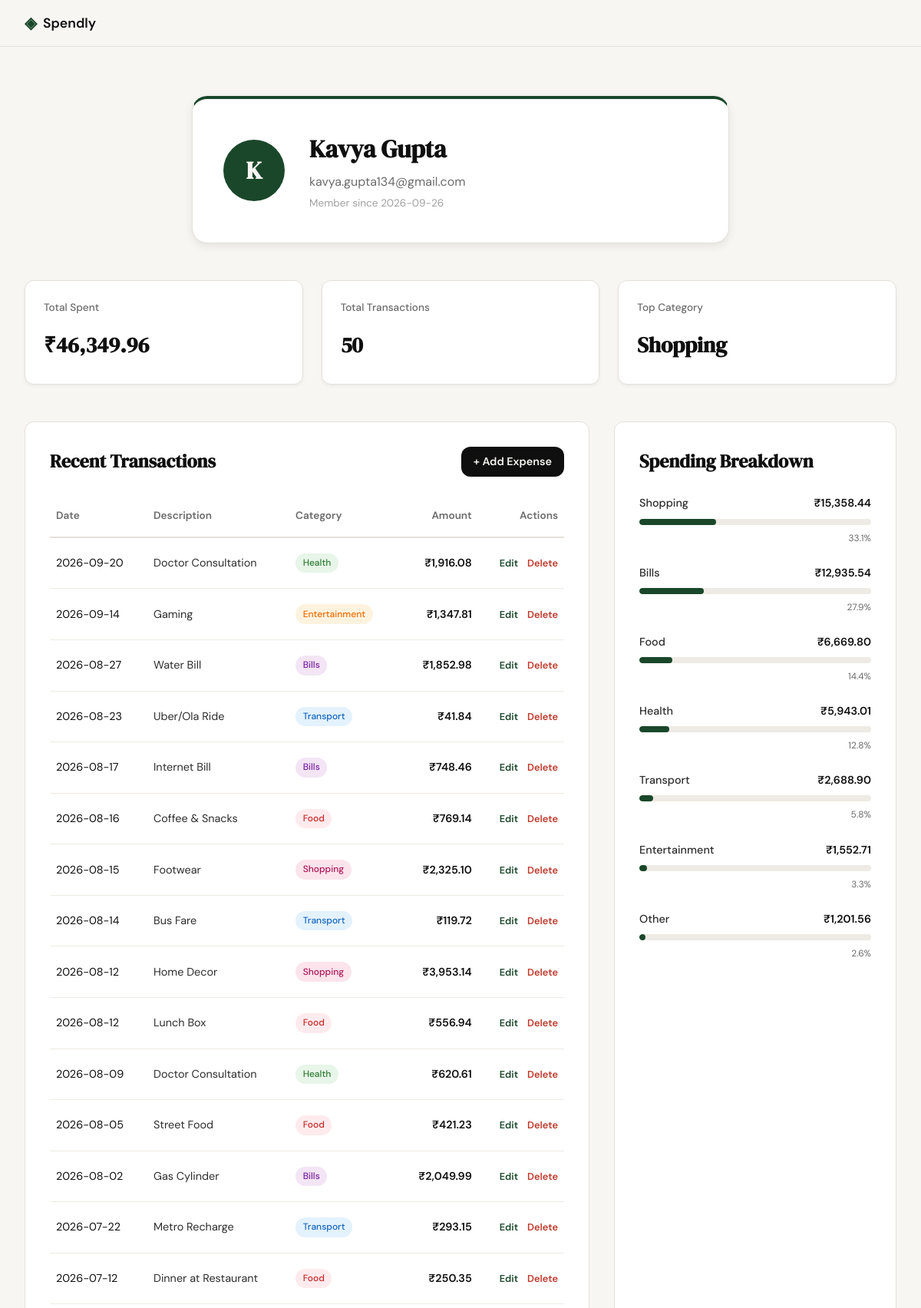
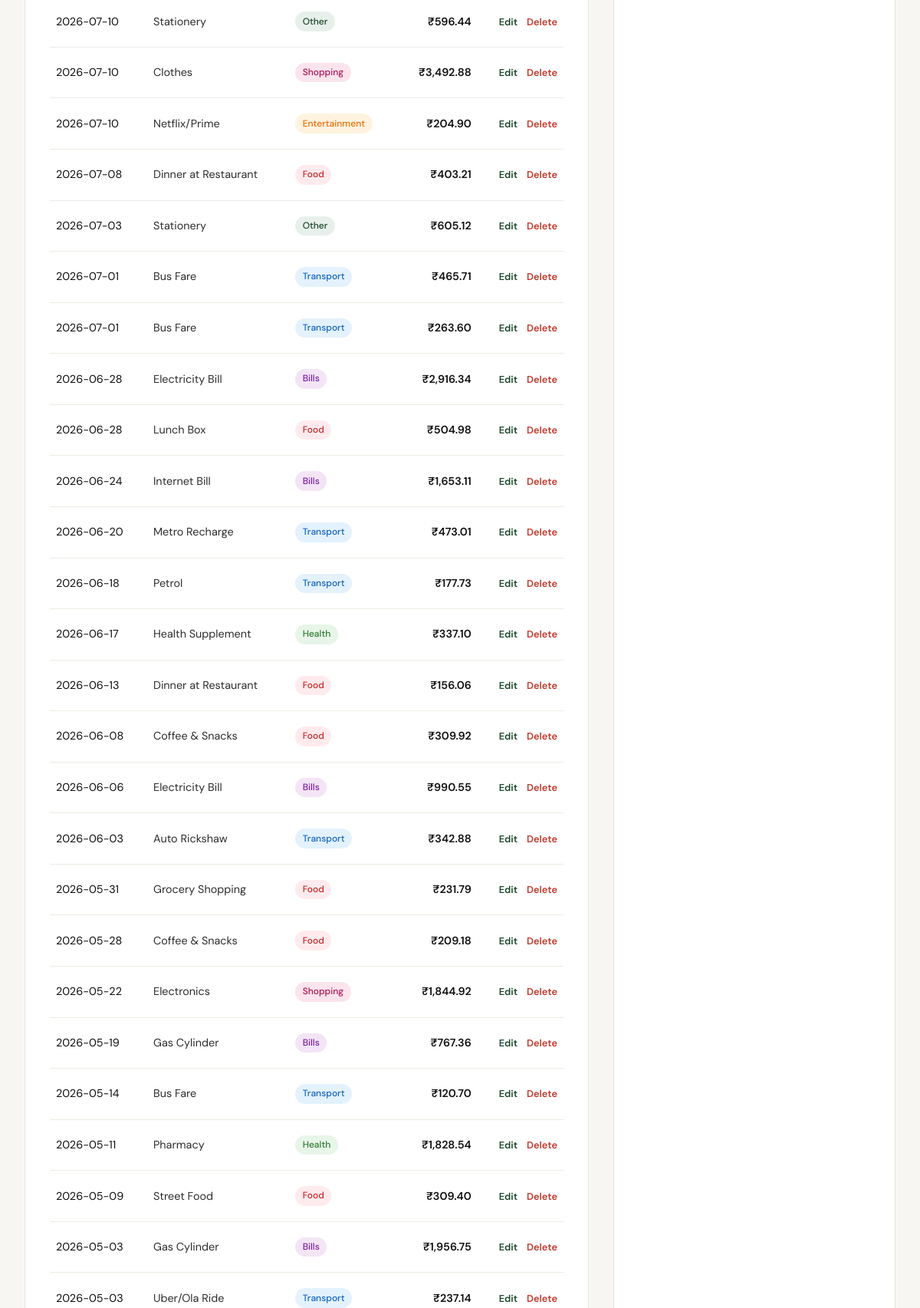
Screenshot of /profile (signed in, upper part) with the database file from the repository (2 pictures, top to bottom).
### tables this page shows
CREATE TABLE users (
                id INTEGER PRIMARY KEY AUTOINCREMENT,
                name TEXT NOT NULL,
                email TEXT UNIQUE NOT NULL,
                password_hash TEXT NOT NULL,
                created_at TEXT DEFAULT (datetime('now'))
            );

CREATE TABLE expenses (
                id INTEGER PRIMARY KEY AUTOINCREMENT,
                user_id INTEGER NOT NULL,
                amount REAL NOT NULL,
                category TEXT NOT NULL,
                date TEXT NOT NULL,
                description TEXT,
                created_at TEXT DEFAULT (datetime('now')),
                FOREIGN KEY (user_id) REFERENCES users (id) ON DELETE CASCADE
            );

### app.py (the view)
@app.route("/profile")
def profile():
    if not session.get("user_id"):
        return redirect(url_for("login"))
    user_id = session["user_id"]
    user = get_user_profile(user_id)
    summary = get_spending_summary(user_id)
    expenses = get_user_expenses(user_id)
    breakdown = get_category_breakdown(user_id)
    return render_template("profile.html",
                           user=user,
                           summary=summary,
                           expenses=expenses,
                           breakdown=breakdown)

### app.py (called while the page is built)
@app.context_processor
def inject_user():
    user_id = session.get("user_id")
    if user_id:
        user = get_user_by_id(user_id)
        return dict(current_user=user)
    return dict(current_user=None)

### database/db.py (called while the page is built)
def get_db():
    conn = sqlite3.connect(DATABASE_PATH)
    conn.row_factory = sqlite3.Row
    conn.execute('PRAGMA foreign_keys = ON')
    return conn

def get_user_by_id(user_id):
    with get_db() as conn:
        return conn.execute('SELECT * FROM users WHERE id = ?', (user_id,)).fetchone()

def get_user_profile(user_id):
    with get_db() as conn:
        return conn.execute('SELECT * FROM users WHERE id = ?', (user_id,)).fetchone()

def get_user_expenses(user_id):
    with get_db() as conn:
        return conn.execute(
            'SELECT * FROM expenses WHERE user_id = ? ORDER BY date DESC',
            (user_id,)
        ).fetchall()

def get_spending_summary(user_id):
    with get_db() as conn:
        summary = conn.execute(
            'SELECT SUM(amount) as total, COUNT(*) as count FROM expenses WHERE user_id = ?',
            (user_id,)
        ).fetchone()
        top_cat = conn.execute(
            'SELECT category, SUM(amount) as total FROM expenses WHERE user_id = ? GROUP BY category ORDER BY total DESC LIMIT 1',
            (user_id,)
        ).fetchone()
        return {
            "total_spent": summary["total"] or 0,
            "total_transactions": summary["count"] or 0,
            "top_category": top_cat["category"] if top_cat else "None"
        }

def get_category_breakdown(user_id):
    with get_db() as conn:
        total_spent = conn.execute(
            'SELECT SUM(amount) FROM expenses WHERE user_id = ?',
            (user_id,)
        ).fetchone()[0] or 0
        breakdown = conn.execute(
            'SELECT category, SUM(amount) as total FROM expenses WHERE user_id = ? GROUP BY category ORDER BY total DESC',
            (user_id,)
        ).fetchall()
        results = []
        for row in breakdown:
            results.append({
                "category": row["category"],
                "amount": row["total"],
                "percentage": (row["total"] / total_spent * 100) if total_spent > 0 else 0
            })
        return results

### templates/profile.html (shortened to what this page needs)
{% extends "base.html" %}
{% block content %}
<div class="profile-container">
    <div class="profile-header">
        <div class="profile-card">
            <div class="profile-avatar-large">{{ user['name'][0] | upper }}</div>
            <div class="profile-user-info">
                <h1 class="profile-name">{{ user['name'] }}</h1>
                <p class="profile-email">{{ user['email'] }}</p>
                <p class="profile-joined">Member since {{ user['created_at'][:10] }}</p>
            </div>
        </div>
    </div>
    <div class="summary-grid">
        <div class="stat-card">
            <span class="stat-label">Total Spent</span>
            <span class="stat-value">₹{{ "{:,.2f}".format(summary['total_spent']) }}</span>
        </div>
        <div class="stat-card">
            <span class="stat-label">Total Transactions</span>
            <span class="stat-value">{{ summary['total_transactions'] }}</span>
        </div>
        <div class="stat-card">
            <span class="stat-label">Top Category</span>
            <span class="stat-value">{{ summary['top_category'] }}</span>
        </div>
    </div>
    <div class="dashboard-layout">
        <div class="history-section">
            <div style="display: flex; justify-content: space-between; align-items: center; margin-bottom: 1.5rem;">
                <h2 class="section-title" style="margin-bottom: 0;">Recent Transactions</h2>
                <a href="{{ url_for('add_expense') }}" class="btn-primary" style="padding: 0.5rem 1rem; font-size: 0.9rem;">+ Add Expense</a>
            </div>
            {% if expenses %}
            <div class="table-wrapper">
                <table class="expenses-table">
                    <thead>
                        <tr>
                            <th>Date</th>
                            <th>Description</th>
                            <th>Category</th>
                            <th class="text-right">Amount</th>
                            <th class="text-right">Actions</th>
                        </tr>
                    </thead>
                    <tbody>
                        {% for expense in expenses %}
                        <tr>
                            <td>{{ expense['date'] }}</td>
                            <td class="desc-cell">{{ expense['description'] or 'No description' }}</td>
                            <td>
                                <span class="category-pill pill-{{ expense['category'] | lower }}">
                                    {{ expense['category'] }}
                                </span>
                            </td>
                            <td class="text-right amount-cell">₹{{ "{:,.2f}".format(expense['amount']) }}</td>
                            <td class="text-right">
                                <a href="{{ url_for('edit_expense', id=expense['id']) }}" title="Edit" style="margin-right: 8px; color: var(--accent); font-weight: 600; font-size: 0.8rem;">Edit</a>
                                <a href="{{ url_for('delete_expense', id=expense['id']) }}" title="Delete" style="color: var(--danger); font-weight: 600; font-size: 0.8rem;" onclick="return confirm('Are you sure you want to delete this expense?')">Delete</a>
                            </td>
                        </tr>
                        {% endfor %}
                    </tbody>
                </table>
            </div>
            {% else %}
            <div class="empty-state">
                <span class="empty-state-icon">◈</span>
                <span class="empty-state-text">No transactions found. Start tracking your expenses!</span>
                <a href="{{ url_for('add_expense') }}" class="empty-state-cta">Add First Expense</a>
            </div>
            {% endif %}
        </div>
        <div class="breakdown-section">
            <h2 class="section-title">Spending Breakdown</h2>
            {% if breakdown %}
            <div class="breakdown-list">
                {% for item in breakdown %}
                <div class="breakdown-item">
                    <div class="breakdown-info">
                        <span class="breakdown-cat">{{ item['category'] }}</span>
                        <span class="breakdown-amt">₹{{ "{:,.2f}".format(item['amount']) }}</span>
                    </div>
                    <div class="progress-bar-container">
                        <div class="progress-bar" style="width: {{ item['percentage'] }}%"></div>
                    </div>
                    <span class="breakdown-pct">{{ "{:.1f}%".format(item['percentage']) }}</span>
                </div>
                {% endfor %}
            </div>
            {% else %}
            <div class="empty-state">
                <span class="empty-state-icon">◈</span>
                <span class="empty-state-text">No spending data available.</span>
                <a href="{{ url_for('add_expense') }}" class="empty-state-cta">Add First Expense</a>
            </div>
            {% endif %}
        </div>
    </div>
</div>
{% endblock %}

### rows the page displays
users: name "K", name "Kavya Gupta", email "kavya.gupta134@gmail.com", created_at "2026-09-26"
expenses: date "2026-09-20", description "Doctor Consultation", category "Health", amount "1,916.08"
expenses: date "2026-09-14", description "Gaming", category "Entertainment", amount "1,347.81"
expenses: date "2026-08-27", description "Water Bill", category "Bills", amount "1,852.98"
expenses: date "2026-08-23", description "Uber/Ola Ride", category "Transport", amount "41.84"
expenses: date "2026-08-17", description "Internet Bill", category "Bills", amount "748.46"
expenses: date "2026-08-16", description "Coffee & Snacks", category "Food", amount "769.14"
expenses: date "2026-08-15", description "Footwear", category "Shopping", amount "2,325.10"
expenses: date "2026-08-14", description "Bus Fare", category "Transport", amount "119.72"
expenses: date "2026-08-12", description "Home Decor", category "Shopping", amount "3,953.14"
expenses: date "2026-08-12", description "Lunch Box", category "Food", amount "556.94"
expenses: date "2026-08-09", description "Doctor Consultation", category "Health", amount "620.61"
expenses: date "2026-08-05", description "Street Food", category "Food", amount "421.23"
expenses: date "2026-08-02", description "Gas Cylinder", category "Bills", amount "2,049.99"
expenses: date "2026-07-22", description "Metro Recharge", category "Transport", amount "293.15"
expenses: date "2026-07-12", description "Dinner at Restaurant", category "Food", amount "250.35"
expenses: date "2026-07-10", description "Stationery", category "Other", amount "596.44"
expenses: date "2026-07-10", description "Clothes", category "Shopping", amount "3,492.88"
expenses: date "2026-07-10", description "Netflix/Prime", category "Entertainment", amount "204.90"
expenses: date "2026-07-08", description "Dinner at Restaurant", category "Food", amount "403.21"
expenses: date "2026-07-03", description "Stationery", category "Other", amount "605.12"
expenses: date "2026-07-01", description "Bus Fare", category "Transport", amount "465.71"
expenses: date "2026-07-01", description "Bus Fare", category "Transport", amount "263.60"
expenses: date "2026-06-28", description "Electricity Bill", category "Bills", amount "2,916.34"
expenses: date "2026-06-28", description "Lunch Box", category "Food", amount "504.98"
expenses: date "2026-06-24", description "Internet Bill", category "Bills", amount "1,653.11"
expenses: date "2026-06-20", description "Metro Recharge", category "Transport", amount "473.01"
expenses: date "2026-06-18", description "Petrol", category "Transport", amount "177.73"
expenses: date "2026-06-17", description "Health Supplement", category "Health", amount "337.10"
expenses: date "2026-06-13", description "Dinner at Restaurant", category "Food", amount "156.06"
expenses: date "2026-06-08", description "Coffee & Snacks", category "Food", amount "309.92"
expenses: date "2026-06-06", description "Electricity Bill", category "Bills", amount "990.55"
expenses: date "2026-06-03", description "Auto Rickshaw", category "Transport", amount "342.88"
expenses: date "2026-05-31", description "Grocery Shopping", category "Food", amount "231.79"
expenses: date "2026-05-28", description "Coffee & Snacks", category "Food", amount "209.18"
expenses: date "2026-05-22", description "Electronics", category "Shopping", amount "1,844.92"
expenses: date "2026-05-19", description "Gas Cylinder", category "Bills", amount "767.36"
expenses: date "2026-05-14", description "Bus Fare", category "Transport", amount "120.70"
expenses: date "2026-05-11", description "Pharmacy", category "Health", amount "1,828.54"
expenses: date "2026-05-09", description "Street Food", category "Food", amount "309.40"
expenses: date "2026-05-03", description "Gas Cylinder", category "Bills", amount "1,956.75"
expenses: date "2026-05-03", description "Uber/Ola Ride", category "Transport", amount "237.14"

### other values shown
{{ "{:,.2f}".format(summary['total_spent']) }} "46,349.96"
{{ summary['total_transactions'] }} "50"
{{ summary['top_category'] }} "Shopping"
{{ item['category'] }} "Shopping" "Bills" "Food" "Health" "Transport" "Entertainment" "Other"
{{ "{:,.2f}".format(item['amount']) }} "15,358.44" "12,935.54" "6,669.80" "5,943.01" "2,688.90" "1,552.71" "1,201.56"
{{ "{:.1f}%".format(item['percentage']) }} "33.1%" "27.9%" "14.4%" "12.8%" "5.8%" "3.3%" "2.6%"
